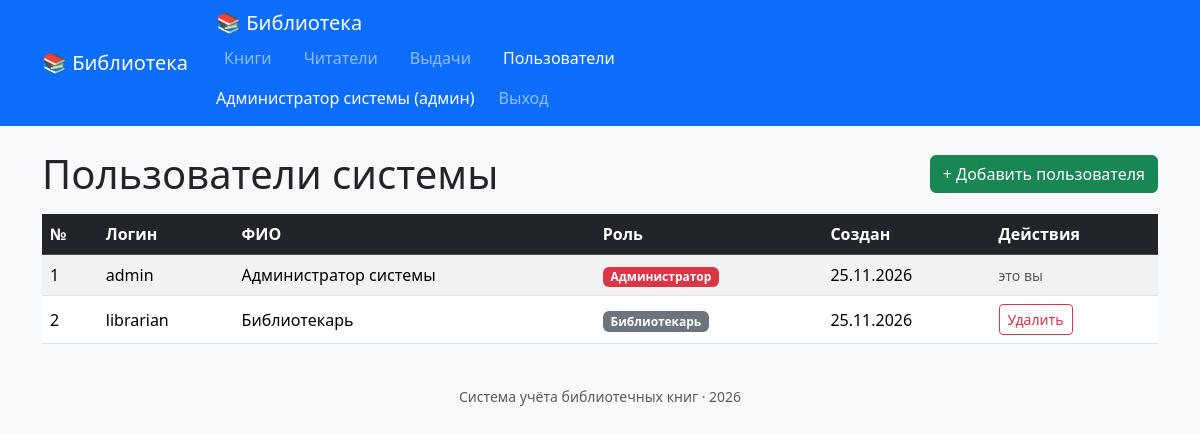
The app's page /index.php?page=users (signed in) with its own data.
### tables this page shows
CREATE TABLE users (
    id INT AUTO_INCREMENT PRIMARY KEY,
    username VARCHAR(50) NOT NULL UNIQUE,
    password_hash VARCHAR(255) NOT NULL,
    full_name VARCHAR(255) NOT NULL,
    role ENUM('admin','librarian') NOT NULL DEFAULT 'librarian',
    created_at DATETIME NOT NULL DEFAULT CURRENT_TIMESTAMP
);

### models/User.php (called while the page is built, shortened)
<?php
class User
{
    private PDO $pdo;
    public function __construct(PDO $pdo)
    {
        $this->pdo = $pdo;
    }
    public function all(): array
    {
        return $this->pdo->query('SELECT * FROM users ORDER BY username')->fetchAll();
    }
}

### config/auth.php (called while the page is built, shortened)
<?php
function currentUser(): ?array
{
    return $_SESSION['user'] ?? null;
}

### views/users/index.php (the view)
<?php
$me = currentUser();
?>
<div class="d-flex justify-content-between align-items-center mb-3">
    <h1 class="mb-0">Пользователи системы</h1>
    <a href="index.php?page=users&action=create" class="btn btn-success">+ Добавить пользователя</a>
</div>
<table class="table table-striped table-hover align-middle bg-white">
    <thead class="table-dark">
    <tr><th>№</th><th>Логин</th><th>ФИО</th><th>Роль</th><th>Создан</th><th>Действия</th></tr>
    </thead>
    <tbody>
    <?php foreach ($users as $i => $u): ?>
        <tr>
            <td><?= $i + 1 ?></td>
            <td><?= htmlspecialchars($u['username']) ?></td>
            <td><?= htmlspecialchars($u['full_name']) ?></td>
            <td>
                <span class="badge <?= $u['role'] === 'admin' ? 'bg-danger' : 'bg-secondary' ?>">
                    <?= $u['role'] === 'admin' ? 'Администратор' : 'Библиотекарь' ?>
                </span>
            </td>
            <td><?= date('d.m.Y', strtotime($u['created_at'])) ?></td>
            <td>
                <?php if ($u['id'] != $me['id']): ?>
                    <a class="btn btn-sm btn-outline-danger"
                       href="index.php?page=users&action=delete&id=<?= $u['id'] ?>"
                       onclick="return confirm('Удалить пользователя «<?= htmlspecialchars($u['username']) ?>»?')">
                        Удалить
                    </a>
                <?php else: ?>
                    <span class="text-muted small">это вы</span>
                <?php endif; ?>
            </td>
        </tr>
    <?php endforeach; ?>
    </tbody>
</table>

### views/layout/header.php (shortened to what this page needs)
<?php
$page = $_GET['page'] ?? 'books';
?>
<!DOCTYPE html>
<html lang="ru">
<head>
    <link href="https://cdn.jsdelivr.net/npm/bootstrap@5.3.3/dist/css/bootstrap.min.css" rel="stylesheet">
</head>
<body class="bg-light">
<nav class="navbar navbar-expand-lg navbar-dark bg-primary mb-4">
    <div class="container">
        <a class="navbar-brand" href="index.php">📚 Библиотека</a>
       <div class="container">
    <a class="navbar-brand" href="index.php">📚 Библиотека</a>
    <div class="navbar-nav me-auto d-flex flex-row gap-3">
        <a class="nav-link <?= $page === 'books' ? 'active' : '' ?>" href="index.php">Книги</a>
        <a class="nav-link <?= $page === 'readers' ? 'active' : '' ?>" href="index.php?page=readers">Читатели</a>
        <a class="nav-link <?= $page === 'loans' ? 'active' : '' ?>" href="index.php?page=loans">Выдачи</a>
        <?php if (currentUser()['role'] === 'admin'): ?>
            <a class="nav-link <?= $page === 'users' ? 'active' : '' ?>" href="index.php?page=users">Пользователи</a>
        <?php endif; ?>
    </div>
    <div class="navbar-nav">
        <span class="navbar-text text-white me-3">
            <?= htmlspecialchars(currentUser()['full_name']) ?>
            (<?= currentUser()['role'] === 'admin' ? 'админ' : 'библиотекарь' ?>)
        </span>
        <a class="nav-link" href="index.php?page=logout">Выход</a>
    </div>
</div>
    </div>
</nav>
<main class="container">

### records on screen
users: full_name "Администратор системы", username "admin", role "Администратор", created_at "25.11.2026", shows "это вы"
users: username "librarian", full_name "Библиотекарь", role "Библиотекарь", created_at "25.11.2026"
